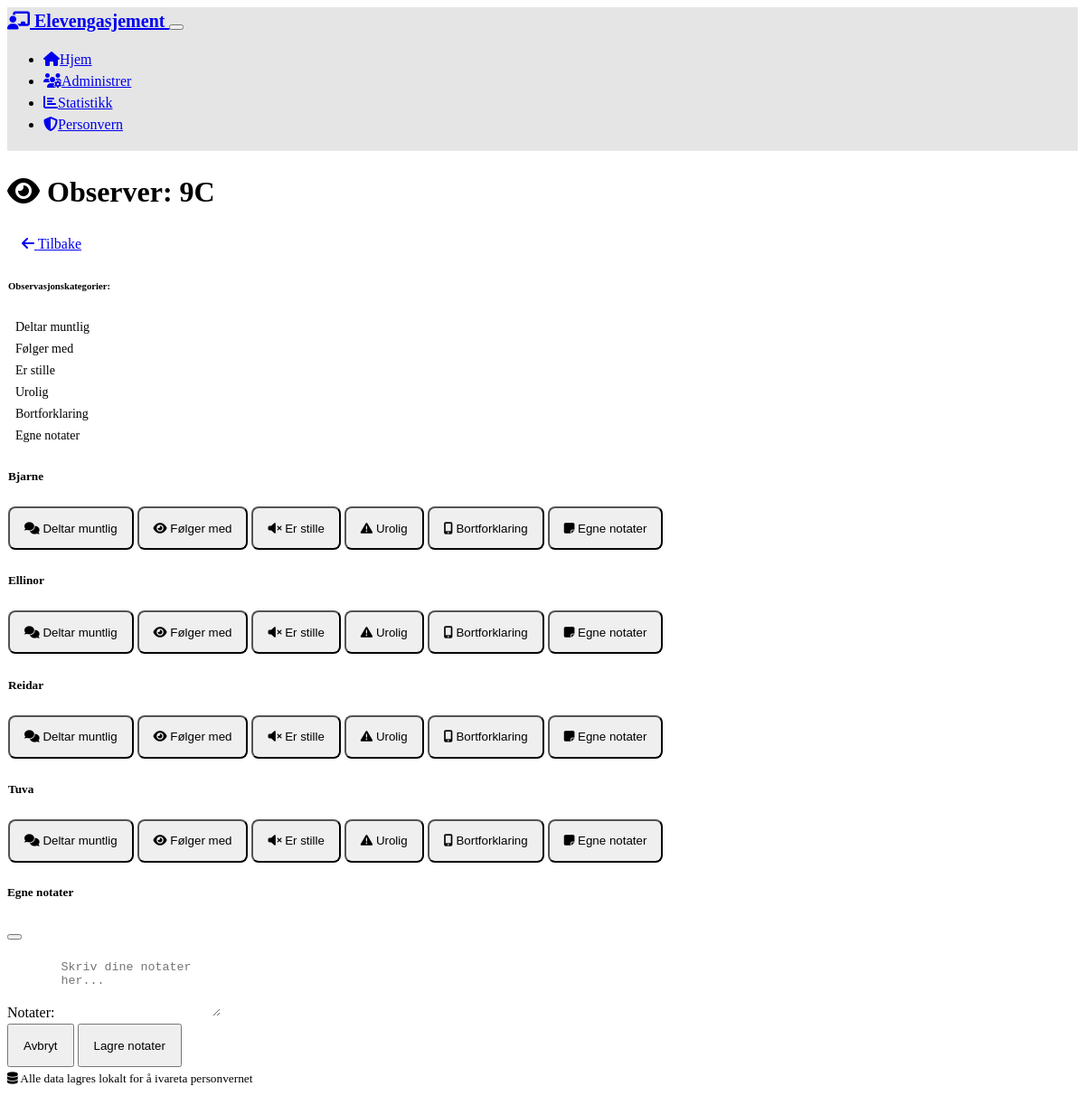
The page /observe/2 on the database its author committed.
### models.py (models this page shows, shortened)
class Class(db.Model):
    id = db.Column(db.Integer, primary_key=True)
    name = db.Column(db.String(50), unique=True, nullable=False)
    created_at = db.Column(db.DateTime, default=datetime.utcnow)
    students = db.relationship('Student', backref='class_ref', lazy=True, cascade='all, delete-orphan')

class Student(db.Model):
    id = db.Column(db.Integer, primary_key=True)
    name = db.Column(db.String(100), nullable=False)
    class_id = db.Column(db.Integer, db.ForeignKey('class.id'), nullable=False)
    created_at = db.Column(db.DateTime, default=datetime.utcnow)
    observations = db.relationship('Observation', backref='student', lazy=True, cascade='all, delete-orphan')

### app.py (the view)
@app.route('/observe/<int:class_id>')
def observe_class(class_id):
    selected_class = Class.query.get_or_404(class_id)
    students = Student.query.filter_by(class_id=class_id).order_by(Student.name).all()
    if not students:
        flash('Ingen elever i denne klassen. Legg til elever først.', 'warning')
        return redirect(url_for('manage_classes'))
    return render_template('observe_class.html',
                         selected_class=selected_class,
                         students=students)

### templates/observe_class.html (shortened to what this page needs)
{% extends "base.html" %}
{% block content %}
<div class="row">
    <div class="col-12">
        <div class="d-flex justify-content-between align-items-center mb-4">
            <h1>
                <i class="fas fa-eye me-2"></i>
                Observer: {{ selected_class.name }}
            </h1>
            <a href="{{ url_for('index') }}" class="btn btn-outline-secondary">
                <i class="fas fa-arrow-left me-1"></i>
                Tilbake
            </a>
        </div>
    </div>
</div>
<div class="row mb-4">
    <div class="col-12">
        <div class="card">
            <div class="card-body">
                <h6 class="card-title">Observasjonskategorier:</h6>
                <div class="row text-center">
                    <div class="col-6 col-md">
                        <span class="badge bg-success p-2">Deltar muntlig</span>
                    </div>
                    <div class="col-6 col-md">
                        <span class="badge bg-info p-2">Følger med</span>
                    </div>
                    <div class="col-6 col-md">
                        <span class="badge bg-secondary p-2">Er stille</span>
                    </div>
                    <div class="col-6 col-md">
                        <span class="badge bg-warning p-2">Urolig</span>
                    </div>
                    <div class="col-6 col-md">
                        <span class="badge bg-danger p-2">Bortforklaring</span>
                    </div>
                    <div class="col-6 col-md">
                        <span class="badge bg-dark p-2">Egne notater</span>
                    </div>
                </div>
            </div>
        </div>
    </div>
</div>
<div class="row">
    {% for student in students %}
        <div class="col-12 col-md-6 col-lg-4 mb-4">
            <div class="card student-card">
                <div class="card-header text-center">
                    <h5 class="mb-0">{{ student.name }}</h5>
                </div>
                <div class="card-body">
                    <div class="d-grid gap-2">
                        <button class="btn btn-success observation-btn"
                                data-student-id="{{ student.id }}"
                                data-observation="deltar_muntlig">
                            <i class="fas fa-comments me-1"></i>
                            Deltar muntlig
                        </button>
                        <button class="btn btn-info observation-btn"
                                data-student-id="{{ student.id }}"
                                data-observation="folger_med">
                            <i class="fas fa-eye me-1"></i>
                            Følger med
                        </button>
                        <button class="btn btn-secondary observation-btn"
                                data-student-id="{{ student.id }}"
                                data-observation="er_stille">
                            <i class="fas fa-volume-mute me-1"></i>
                            Er stille
                        </button>
                        <button class="btn btn-warning observation-btn"
                                data-student-id="{{ student.id }}"
                                data-observation="urolig">
                            <i class="fas fa-exclamation-triangle me-1"></i>
                            Urolig
                        </button>
                        <button class="btn btn-danger observation-btn"
                                data-student-id="{{ student.id }}"
                                data-observation="bortforklaring">
                            <i class="fas fa-mobile-alt me-1"></i>
                            Bortforklaring
                        </button>
                        <button class="btn btn-dark observation-btn"
                                data-student-id="{{ student.id }}"
                                data-observation="egne_notater"
                                onclick="showNotesModal({{ student.id }}, '{{ student.name }}')">
                            <i class="fas fa-sticky-note me-1"></i>
                            Egne notater
                        </button>
                    </div>
                </div>
            </div>
        </div>
    {% endfor %}
</div>
<div class="modal fade" id="notesModal" tabindex="-1" aria-labelledby="notesModalLabel" aria-hidden="true">
    <div class="modal-dialog">
        <div class="modal-content">
            <div class="modal-header">
                <h5 class="modal-title" id="notesModalLabel">Egne notater</h5>
                <button type="button" class="btn-close" data-bs-dismiss="modal" aria-label="Close"></button>
            </div>
            <div class="modal-body">
                <div class="mb-3">
                    <label for="notesText" class="form-label">Notater:</label>
                    <textarea class="form-control" id="notesText" rows="4" placeholder="Skriv dine notater her..."></textarea>
                </div>
            </div>
            <div class="modal-footer">
                <button type="button" class="btn btn-secondary" data-bs-dismiss="modal">Avbryt</button>
                <button type="button" class="btn btn-primary" onclick="saveNotes()">Lagre notater</button>
            </div>
        </div>
    </div>
</div>
{% endblock %}

### static/style.css (style rules this page uses)
:root { --primary-color: hsl(210, 100%, 50%); --success-color: hsl(120, 60%, 50%); --info-color: hsl(195, 100%, 50%); --warning-color: hsl(45, 100%, 50%); --danger-color: hsl(0, 100%, 50%); --secondary-color: hsl(210, 10%, 50%); }
body { font-size: 16px; line-height: 1.5; }
.btn { min-height: 48px; padding: 12px 16px; }
.student-card { transition: transform 0.2s ease-in-out; }
.observation-btn { font-weight: 500; border-radius: 8px; transition: all 0.2s ease-in-out; }
.badge { font-size: 0.875em; padding: 6px 8px; }
.form-control, .form-select { border-radius: 8px; border: 1px solid rgba(255, 255, 255, 0.2); background-color: rgba(255, 255, 255, 0.05); min-height: 48px; }
.card { border: 1px solid rgba(255, 255, 255, 0.1); border-radius: 12px; background-color: rgba(255, 255, 255, 0.05); }
.card-header { background-color: rgba(255, 255, 255, 0.1); border-bottom: 1px solid rgba(255, 255, 255, 0.1); border-radius: 12px 12px 0 0 !important; }

### rows shown on the page
Class: name "9C"
Student: name "Bjarne"
Student: name "Ellinor"
Student: name "Reidar"
Student: name "Tuva"
